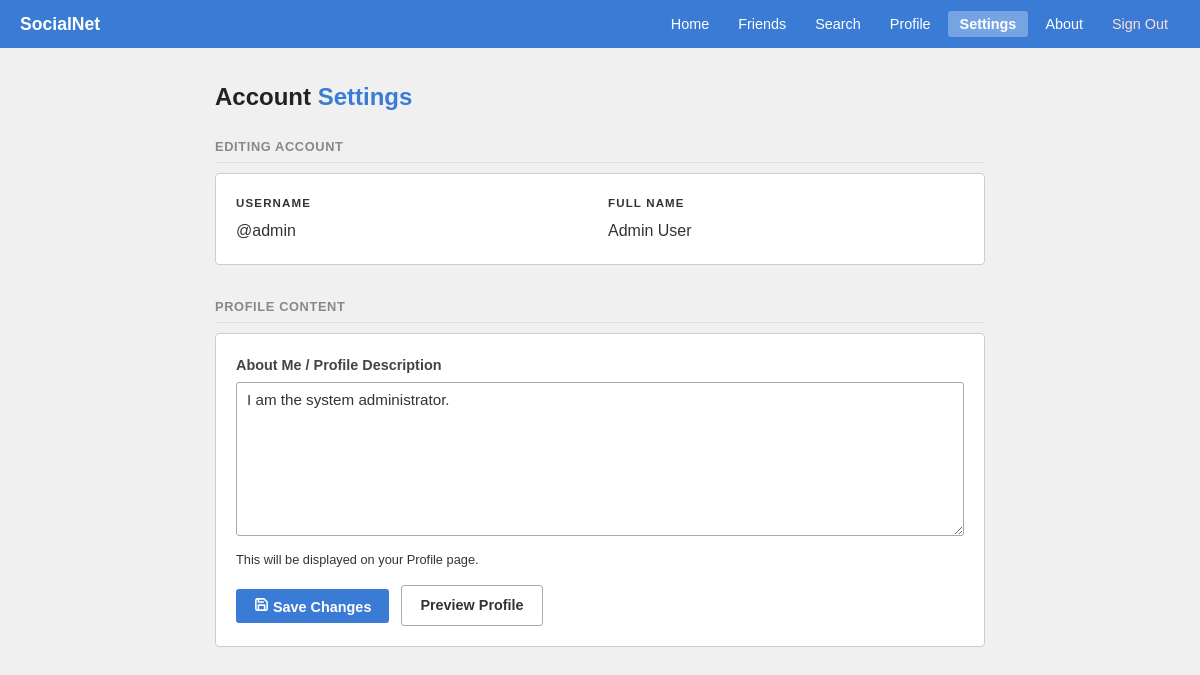
The page /socialnet/setting.php (signed in) on the database as committed earlier.
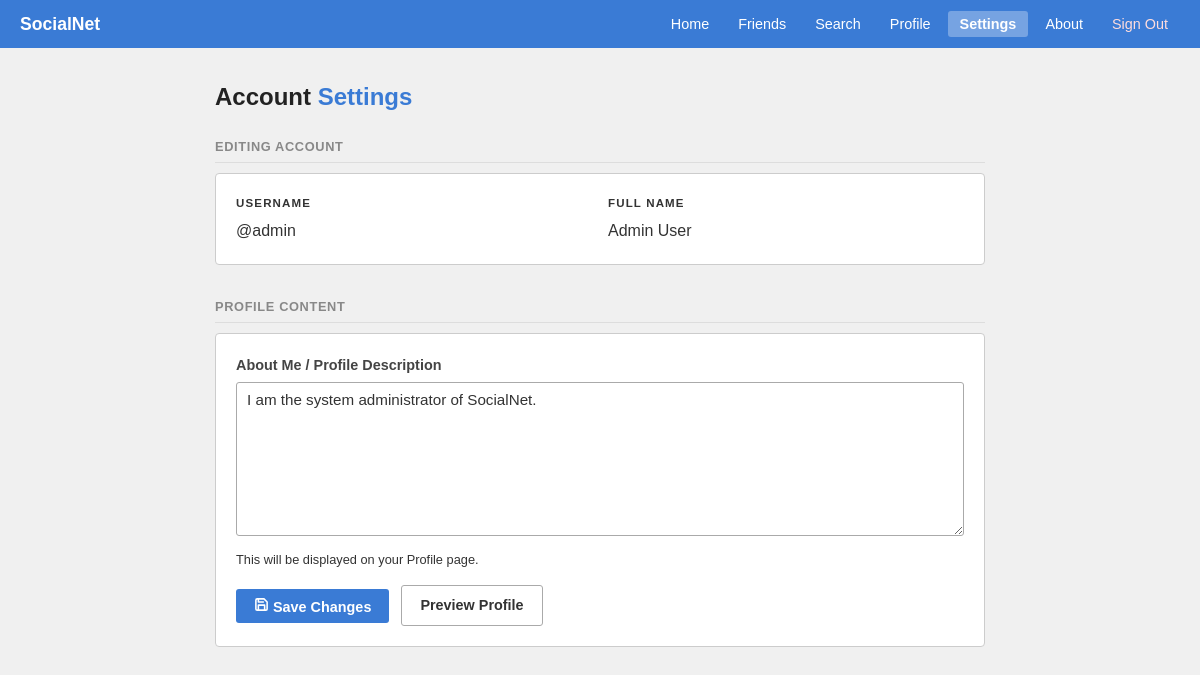
The same page on the database as committed later.
### tables this page shows
CREATE TABLE account (
    id          INT          UNSIGNED NOT NULL AUTO_INCREMENT,
    username    VARCHAR(50)  NOT NULL,
    fullname    VARCHAR(100) NOT NULL,
    password    VARCHAR(255) NOT NULL,
    description TEXT         DEFAULT NULL,
    created_at  DATETIME     NOT NULL DEFAULT CURRENT_TIMESTAMP,
    PRIMARY KEY (id),
    UNIQUE KEY uq_username (username)
);

### socialnet/setting.php (the view, shortened to what this page needs)
<?php
$me = getLoggedInUser();
$db = getDB();
$targetUsername = trim($_POST['target_user'] ?? '');
if ($targetUsername !== '') {
    $stmt = $db->prepare('SELECT id, username, fullname, description FROM account WHERE username = ?');
    $stmt->execute([$targetUsername]);
    $targetAccount = $stmt->fetch();
} else {
    $stmt = $db->prepare('SELECT id, username, fullname, description FROM account WHERE id = ?');
    $stmt->execute([$me['id']]);
    $targetAccount = $stmt->fetch();
}
$description = $targetAccount['description'] ?? '';
?>
<!DOCTYPE html>
<html lang="en">
<head>
    <link rel="stylesheet" href="/socialnet/includes/style.css">
</head>
<body>
<?php include __DIR__ . '/includes/menubar.php'; ?>
<main class="page-wrap">
    <h1 class="page-title">Account <span>Settings</span></h1>
    <div class="section-label">Editing Account</div>
    <div class="card" style="margin-bottom:2rem;display:grid;grid-template-columns:1fr 1fr;gap:1rem">
        <div>
            <div style="font-family:var(--font-head);font-size:.72rem;font-weight:700;letter-spacing:.1em;text-transform:uppercase;color:var(--muted);margin-bottom:.35rem">Username</div>
            <div style="font-family:var(--font-head);font-size:1rem">@<?= htmlspecialchars($targetAccount['username']) ?></div>
        </div>
        <div>
            <div style="font-family:var(--font-head);font-size:.72rem;font-weight:700;letter-spacing:.1em;text-transform:uppercase;color:var(--muted);margin-bottom:.35rem">Full Name</div>
            <div style="font-family:var(--font-head);font-size:1rem"><?= htmlspecialchars($targetAccount['fullname']) ?></div>
        </div>
    </div>
    <div class="section-label">Profile Content</div>
    <div class="card">
        <form method="POST" action="/socialnet/setting.php">
            <div class="form-group">
                <label for="description">About Me / Profile Description</label>
                <textarea
                    id="description"
                    name="description"
                    rows="8"
                    placeholder="Write something about yourself…"
                ><?= htmlspecialchars($description) ?></textarea>
                <div style="color:var(--muted);font-size:.8rem;margin-top:.4rem">This will be displayed on your Profile page.</div>
            </div>
            <div style="display:flex;gap:.75rem;align-items:center;flex-wrap:wrap">
                <button type="submit" class="btn btn-primary">
                    <svg width="15" height="15" viewBox="0 0 24 24" fill="none" stroke="currentColor" stroke-width="2.5" stroke-linecap="round" stroke-linejoin="round"><path d="M19 21H5a2 2 0 0 1-2-2V5a2 2 0 0 1 2-2h11l5 5v11a2 2 0 0 1-2 2z"/><polyline points="17 21 17 13 7 13 7 21"/><polyline points="7 3 7 8 15 8"/></svg>
                    Save Changes
                </button>
                <a href="/socialnet/profile.php" class="btn btn-outline">Preview Profile</a>
            </div>
        </form>
    </div>
</main>
</body>
</html>

Rows that differ between the two databases and show on the page:
changed account "admin": description "I am the system administrator." → "I am the system administrator of SocialNet."
